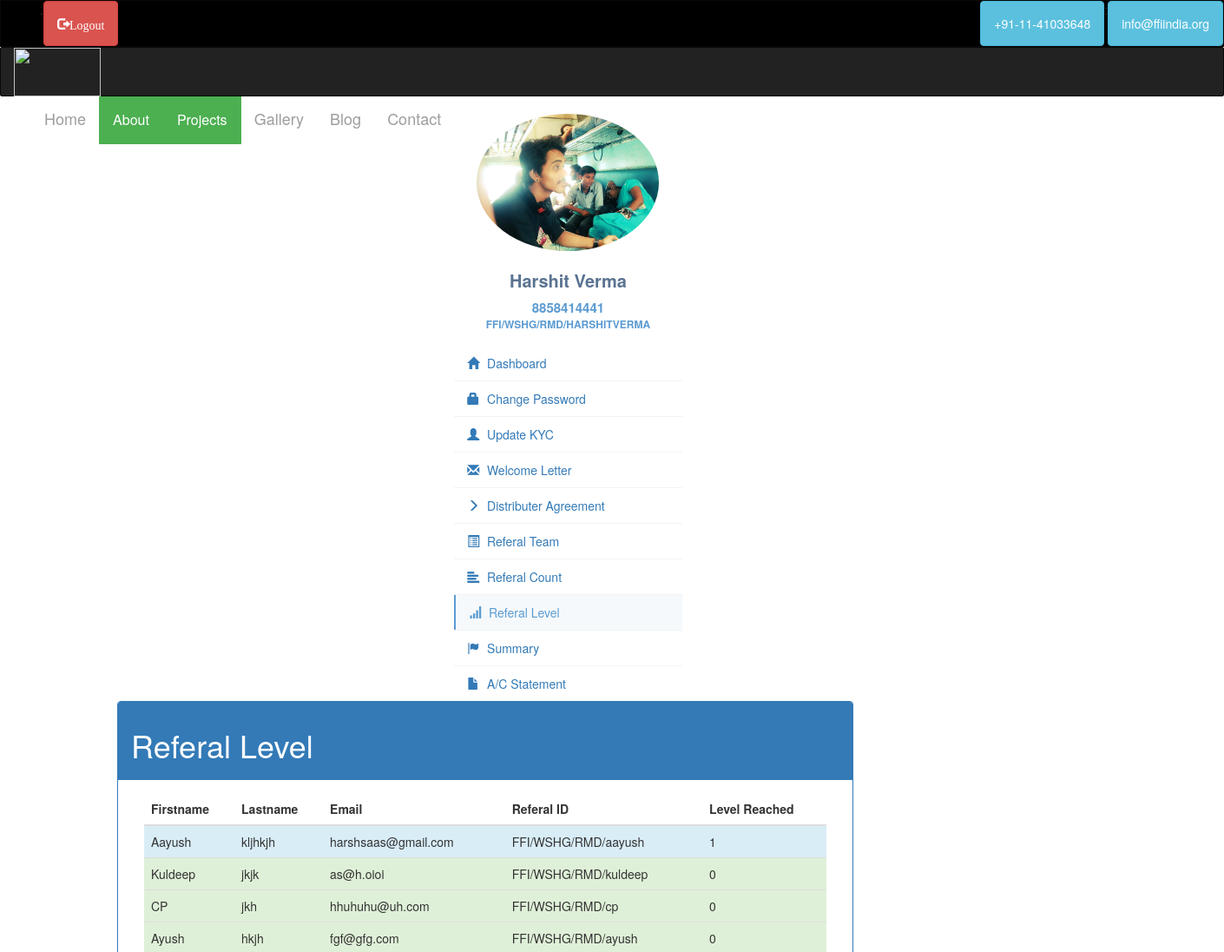
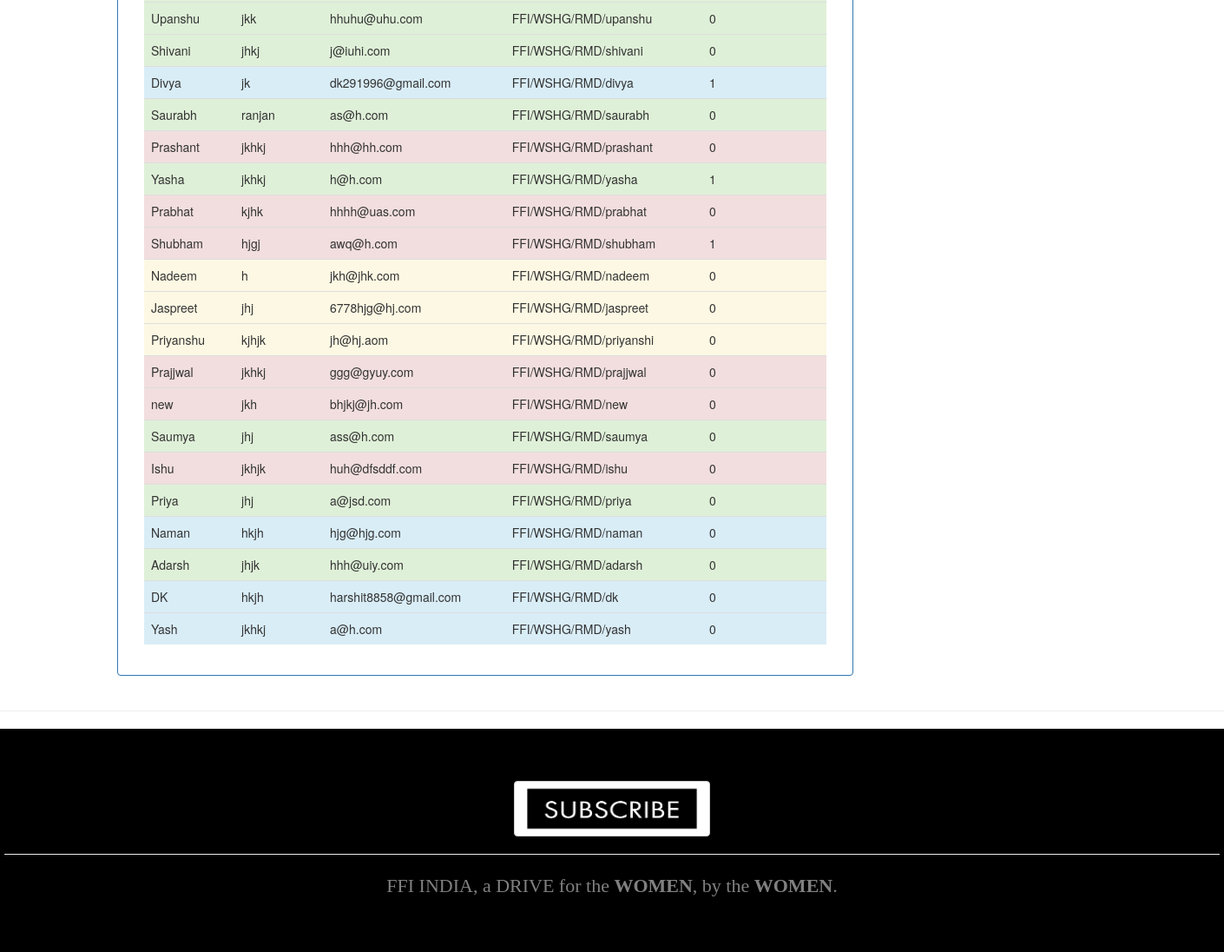
/dashboard/referal_level/ (signed in), run on the app's committed database (2 pictures, top to bottom).
### nhdo_main/models.py (models this page shows, shortened)
class Profile(models.Model):
    user = models.OneToOneField(User, unique=True, on_delete=models.CASCADE)
    referal_id = models.CharField(max_length=40, null=True, blank=True)
    pan_number = models.IntegerField(null=True, blank=True)
    gender = models.CharField(max_length=10, choices=GENDER)
    status = models.CharField(max_length=10, choices=STATUS, default='single')
    birth_date = models.DateField(null=True, blank=True)
    address = models.CharField(max_length=30, null=True, blank=True)
    city = models.CharField(max_length=20, null=True, blank=True)
    pincode = models.IntegerField(null=True, blank=True)
    state = models.CharField(max_length=20, null=True, blank=True)
    mobile_number = models.IntegerField(null=True, blank=True)
    profile_pic = models.FileField(upload_to='profile_pic', blank=True, null=True)
    count1 = models.IntegerField(null=True, blank=True, default=0)
    count2 = models.IntegerField(null=True, blank=True, default=0)
    count3 = models.IntegerField(null=True, blank=True, default=0)
    count4 = models.IntegerField(null=True, blank=True, default=0)
    count5 = models.IntegerField(null=True, blank=True, default=0)
    count6 = models.IntegerField(null=True, blank=True, default=0)
    money1 = models.DecimalField(decimal_places=2, max_digits=10, null=True, blank=True, default=0)
    money2 = models.DecimalField(decimal_places=2, max_digits=10, null=True, blank=True, default=0)
    money3 = models.DecimalField(decimal_places=2, max_digits=10, null=True, blank=True, default=0)
    money4 = models.DecimalField(decimal_places=2, max_digits=10, null=True, blank=True, default=0)
    money5 = models.DecimalField(decimal_places=2, max_digits=10, null=True, blank=True, default=0)
    money6 = models.DecimalField(decimal_places=2, max_digits=10, null=True, blank=True, default=0)
    money = models.DecimalField(decimal_places=2, max_digits=10, null=True, blank=True, default=0)
    total = models.IntegerField(default=0, null=True, blank=True)
    your_referal = models.CharField(max_length=40, default='none')
    level_reached = models.CharField(max_length=20, default=0)

### dashboard/views.py (the view)
def referal_level(request):
    ref = Profile.objects.get(user=request.user)
    x = Profile.objects.all()
    value8 = "active"
    return render(request, 'dashboard/referal_level.html', {'referrar':ref, 'x':x, 'value8':value8})

### templates/dashboard/referal_level.html (shortened to what this page needs)
{% extends 'base.html' %}
{% block content %}
<div class="panel panel-primary">
      <div class="panel-heading"><h1>Referal Level</h1></div>
      <div class="panel-body">
<div class="container" style="width:100%">
  <table class="table">
    <thead>
      <tr>
        <th>Firstname</th>
        <th>Lastname</th>
        <th>Email</th>
        <th>Referal ID</th>
        <th>Level Reached</th>
      </tr>
    </thead>
    <tbody>
        {% for i in x %}
            {% ifequal referrar.your_referal i.referal_id %}
                <tr class="info">
                    <td>{{ i.user.first_name }}</td>
                    <td>{{ i.user.last_name }}</td>
                    <td>{{ i.user.email }}</td>
                    <td>{{ i.user.profile.your_referal }}</td>
                    <td>{{ i.user.profile.level_reached }}</td>
                </tr>
                {% for j in x %}
                    {% ifequal i.user.profile.your_referal j.referal_id %}
                    <tr class="success">
                        <td>{{ j.user.first_name }}</td>
                        <td>{{ j.user.last_name }}</td>
                        <td>{{ j.user.email }}</td>
                        <td>{{ j.user.profile.your_referal }}</td>
                        <td>{{ j.user.profile.level_reached }}</td>
                    </tr>
                    {% for k in x %}
                        {% ifequal j.user.profile.your_referal k.referal_id %}
                            <tr class="danger">
                                <td>{{ k.user.first_name }}</td>
                                <td>{{ k.user.last_name }}</td>
                                <td>{{ k.user.email }}</td>
                                <td>{{ k.user.profile.your_referal }}</td>
                                <td>{{ k.user.profile.level_reached }}</td>
                            </tr>
                            {% for l in x %}
                                {% ifequal k.user.profile.your_referal l.referal_id %}
                                    <tr class="warning">
                                        <td>{{ l.user.first_name }}</td>
                                        <td>{{ l.user.last_name }}</td>
                                        <td>{{ l.user.email }}</td>
                                        <td>{{ l.user.profile.your_referal }}</td>
                                        <td>{{ l.user.profile.level_reached }}</td>
                                    </tr>
                                {% endifequal %}
                            {% endfor %}
                        {% endifequal %}
                    {% endfor %}
                {% endifequal %}
            {% endfor %}
        {% endifequal %}
    {% endfor %}
    </tbody>
  </table>
</div>
      </div></div>
{% endblock %}

### templates/base.html (shortened to what this page needs)
<!DOCTYPE html>
<html>
<head>
	{% load staticfiles %}
	<link rel="stylesheet" type="text/css" href="{% static 'css/bootstrap.min.css' %}">
</head>
<body class="body" style="overflow-x:hidden;">
<div id="overlay">
<nav class="navbar navbar-inverse" style="border-radius:0px; height:50%; background-color:#000000;">
            <div class="container-fluid">
                <ul class="nav navbar-nav">
						<li><a href="{% url 'home' %}"></a></li>
					<li> . </li>
                    {% if user.is_authenticated %}
                    <li>
                        <a href="/logout/" style="color:white" class="btn btn-danger"><span class="glyphicon glyphicon-log-out">Logout</span></a>
                    </li>
                    {% else %}
                    <li class="{{rnav}}">
                        <a href="{% url 'signup' %}" style="color:white" class="btn btn-warning"><span class="glyphicon glyphicon-new-window" style="font-size:15px">Register</span></a>
                    </li>
                    {% endif %}
                </ul>
              <ul class="nav navbar-nav navbar-right">
				  <li ><a class="btn btn-info"><span style="color:white" class="glyphicons glyphicons-phone-alt"> +91-11-41033648 </span></a></li>
				  <li> : </li>
				  <li ><a class="btn btn-info"><span style="color:white" class="glyphicons glyphicons-envelope"> info@ffiindia.org </span></a></li>
              </ul>
            </div>
          </nav>
        <nav class="navbar navbar-inverse" style="margin-top:-20px; border-radius:2px;height:57px">
            <div class="container-fluid">
              <div class="navbar-header">
                <a href="{% url 'home' %}"><img style="width: 45%; margin:0 auto;" src="https://i.imgur.com/mjW1oPJ.png" height="56px"/></a>
              <ul class="nav navbar-nav navbar-right">
                <li style="font-size:18px;" class="{{nav1}}"><a href="{% url 'home' %}">Home</a></li>
					  <li  style="font-size:15px;" class="dropdown">
                        <div class="dropbtn">About</div>
						  <li  style="font-size:15px;" class="dropdown">
                        <div class="dropbtn">Projects</div>
                </li>
                </li>
                <li style="font-size:18px;" class="{{nav3}}"><a href="{% url 'gallery' %}">Gallery</a></li>
			    <li style="font-size:18px;" class="{{nav4}}"><a href="{% url 'blog' %}">Blog</a></li>
                <li style="font-size:18px;" class="{{nav5}}"><a href="{% url 'contact' %}">Contact</a></li>
            </ul>
            </div>
          </nav>
<div class="container">
    <div class="row profile">
		{% if user.is_authenticated %}
		<div class="col-sm-3">
			<div class="profile-sidebar">
				<div class="profile-userpic">
					<center>
						{% if request.user.profile.profile_pic %}
							<div class="profile-userpic"> <img src="{{request.user.profile.profile_pic.url}}" align="middle" class="img-circle" width="120px" height="120px"/></div>
						{% else %}
							<div class="profile-userpic"> <img src="https://www.vccircle.com/wp-content/uploads/2017/03/default-profile.png?w=300" align="middle" class="img-circle" width="120px" height="120px"/></div>
						{% endif %}
					</center>
				</div>
				<div class="profile-usertitle">
					<div class="profile-usertitle-name">
						<span style="font-size:20px"> {{ request.user.first_name }} {{ request.user.last_name }}</span>
					</div>
					<div class="profile-usertitle-job">
						<span style="font-size:15px"> {{ request.user.profile.mobile_number }}</span><br/>
						<span style="font-size:12px"> {{ request.user.profile.your_referal }}</span>
					</div>
				</div>
				<div class="profile-usermenu">
					<ul class="nav">
						<li class={{value1}}>
							<a href="{% url 'dashboard' %}">
							<i class="glyphicon glyphicon-home"></i>
							Dashboard </a>
						</li>
						<li class={{value2}}>
							<a href="{% url 'change_password' %}">
							<i class="glyphicon glyphicon-lock"></i>
							Change Password</a>
						</li>
						<li class={{value3}}>
							<a href="{% url 'update_kyc' %}">
							<i class="glyphicon glyphicon-user"></i>
							Update KYC</a>
						</li>
						<li class={{value4}}>
							<a href="{% url 'welcome_letter' %}">
							<i class="glyphicon glyphicon-envelope"></i>
							Welcome Letter </a>
						</li>
						<li class={{value5}}>
							<a href="{% url 'distributer_agreement' %}">
							<i class="glyphicon glyphicon-menu-right"></i>
							Distributer Agreement</a>
						</li>
						<li class={{value6}}>
							<a href="{% url 'referal_team' %}">
							<i class="glyphicon glyphicon-list-alt"></i>
							Referal Team</a>
						</li>
						<li class={{value7}}>
							<a href="{% url 'referal_counts' %}">
							<i class="glyphicon glyphicon-align-left"></i>
							Referal Count</a>
						</li>
						<li class={{value8}}>
							<a href="{% url 'referal_level' %}">
							<i class="glyphicon glyphicon-signal"></i>
							Referal Level</a>
						</li>
						<li class={{value9}}>
							<a href="{% url 'summary' %}">
							<i class="glyphicon glyphicon-flag"></i>
							Summary</a>
						</li>
						<li class={{value10}}>
							<a href="{% url 'ac_statement' %}">
							<i class="glyphicon glyphicon-file"></i>
							A/C Statement</a>
						</li>
					</ul>
				</div>
			</div>
		</div>
		{% endif %}
		{% if user.is_authenticated %}
			<div class="col-sm-9" style="width:75%;align:left">
		{% else %}
			<div class="col-sm-12" style="width:100%">
		{% endif %}
	{% block content %}
	{% endblock %}
			</div>
	</div>
	</div>
<hr/>
<link rel="stylesheet" href="https://maxcdn.bootstrapcdn.com/bootstrap/3.3.7/css/bootstrap.min.css" />
<div style="width:100%; background-color:black; color:white; text-align:center; padding: 60px 0;">
	<a href="/newsletter/" class="btn btn-default" ><img
														width="200px"
														height="50px"></a>
	<hr width="1400px"/>
	<span class="warning" style="color:grey;font-size:22px;font-family:georgia">FFI INDIA, a DRIVE for the <b>WOMEN</b>, by the <b>WOMEN</b>.</span>
</div>
	</div>
</body>
</html>

### templates/base.html (style rules this page uses)
body { background: #FFFFFF; }
.profile { margin: 0px 0; }
.profile-sidebar { padding: 0% 0% 0% 0%; background: #fff; }
.profile-userpic img { float: none; margin: 0 auto; width: 80%; height: 50%; -webkit-border-radius: 50% !important; -moz-border-radius: 50% !important; border-radius: 50% !important; }
.profile-usertitle { text-align: center; margin-top: 20px; }
.profile-usertitle-name { color: #5a7391; font-size: 16px; font-weight: 600; margin-bottom: 7px; }
.profile-usertitle-job { text-transform: uppercase; color: #5b9bd1; font-size: 12px; font-weight: 600; margin-bottom: 15px; }
.profile-usermenu { margin-top: 0px; }
.profile-usermenu ul li { border-bottom: 1px solid #f0f4f7; }
.profile-usermenu ul li:last-child { border-bottom: none; }
.profile-usermenu ul li a { color: #fffff; font-size: 14px; font-weight: 400; }
.profile-usermenu ul li a i { margin-right: 5px; font-size: 14px; }
.profile-usermenu ul li.active { background-color: #fafcfd; color: #555555; }
.profile-usermenu ul li.active a { color: #5b9bd1; background-color: #f6f9fb; border-left: 2px solid #5b9bd1; margin-left: 0px; }
.dropbtn { background-color: #4CAF50; color: white; padding: 16px; font-size: 16px; border: none; cursor: pointer; }
.dropdown { position: relative; display: inline-block; }
body { font-family: "Lato", sans-serif; transition: background-color .5s; }
#overlay { position: relative; }

### data on the page
Profile: user.first_name "Aayush", user.last_name "kljhkjh", user.email "harshsaas@gmail.com", user.profile.your_referal "FFI/WSHG/RMD/aayush", user.profile.level_reached "1"
Profile: user.first_name "Kuldeep", user.last_name "jkjk", user.email "as@h.oioi", user.profile.your_referal "FFI/WSHG/RMD/kuldeep", user.profile.level_reached "0"
Profile: user.first_name "CP", user.last_name "jkh", user.email "hhuhuhu@uh.com", user.profile.your_referal "FFI/WSHG/RMD/cp", user.profile.level_reached "0"
Profile: user.first_name "Ayush", user.last_name "hkjh", user.email "fgf@gfg.com", user.profile.your_referal "FFI/WSHG/RMD/ayush", user.profile.level_reached "0"
Profile: user.first_name "Upanshu", user.last_name "jkk", user.email "hhuhu@uhu.com", user.profile.your_referal "FFI/WSHG/RMD/upanshu", user.profile.level_reached "0"
Profile: user.first_name "Shivani", user.last_name "jhkj", user.email "j@iuhi.com", user.profile.your_referal "FFI/WSHG/RMD/shivani", user.profile.level_reached "0"
Profile: user.first_name "Divya", user.last_name "jk", user.email "dk291996@gmail.com", user.profile.your_referal "FFI/WSHG/RMD/divya", user.profile.level_reached "1"
Profile: user.first_name "Saurabh", user.last_name "ranjan", user.email "as@h.com", user.profile.your_referal "FFI/WSHG/RMD/saurabh", user.profile.level_reached "0"
Profile: user.first_name "Prashant", user.last_name "jkhkj", user.email "hhh@hh.com", user.profile.your_referal "FFI/WSHG/RMD/prashant", user.profile.level_reached "0"
Profile: user.first_name "Yasha", user.last_name "jkhkj", user.email "h@h.com", user.profile.your_referal "FFI/WSHG/RMD/yasha", user.profile.level_reached "1"
Profile: user.first_name "Prabhat", user.last_name "kjhk", user.email "hhhh@uas.com", user.profile.your_referal "FFI/WSHG/RMD/prabhat", user.profile.level_reached "0"
Profile: user.first_name "Shubham", user.last_name "hjgj", user.email "awq@h.com", user.profile.your_referal "FFI/WSHG/RMD/shubham", user.profile.level_reached "1"
Profile: user.first_name "Nadeem", user.last_name "h", user.email "jkh@jhk.com", user.profile.your_referal "FFI/WSHG/RMD/nadeem", user.profile.level_reached "0"
Profile: user.first_name "Jaspreet", user.last_name "jhj", user.email "6778hjg@hj.com", user.profile.your_referal "FFI/WSHG/RMD/jaspreet", user.profile.level_reached "0"
Profile: user.first_name "Priyanshu", user.last_name "kjhjk", user.email "jh@hj.aom", user.profile.your_referal "FFI/WSHG/RMD/priyanshi", user.profile.level_reached "0"
Profile: user.first_name "Prajjwal", user.last_name "jkhkj", user.email "ggg@gyuy.com", user.profile.your_referal "FFI/WSHG/RMD/prajjwal", user.profile.level_reached "0"
Profile: user.first_name "new", user.last_name "jkh", user.email "bhjkj@jh.com", user.profile.your_referal "FFI/WSHG/RMD/new", user.profile.level_reached "0"
Profile: user.first_name "Saumya", user.last_name "jhj", user.email "ass@h.com", user.profile.your_referal "FFI/WSHG/RMD/saumya", user.profile.level_reached "0"
Profile: user.first_name "Ishu", user.last_name "jkhjk", user.email "huh@dfsddf.com", user.profile.your_referal "FFI/WSHG/RMD/ishu", user.profile.level_reached "0"
Profile: user.first_name "Priya", user.last_name "jhj", user.email "a@jsd.com", user.profile.your_referal "FFI/WSHG/RMD/priya", user.profile.level_reached "0"
Profile: user.first_name "Naman", user.last_name "hkjh", user.email "hjg@hjg.com", user.profile.your_referal "FFI/WSHG/RMD/naman", user.profile.level_reached "0"
Profile: user.first_name "Adarsh", user.last_name "jhjk", user.email "hhh@uiy.com", user.profile.your_referal "FFI/WSHG/RMD/adarsh", user.profile.level_reached "0"
Profile: user.first_name "DK", user.last_name "hkjh", user.email "harshit8858@gmail.com", user.profile.your_referal "FFI/WSHG/RMD/dk", user.profile.level_reached "0"
Profile: user.first_name "Yash", user.last_name "jkhkj", user.email "a@h.com", user.profile.your_referal "FFI/WSHG/RMD/yash", user.profile.level_reached "0"

### other printed values
{{ request.user.first_name }} "Harshit"
{{ request.user.last_name }} "Verma"
{{ request.user.profile.mobile_number }} "8858414441"
{{ request.user.profile.your_referal }} "FFI/WSHG/RMD/HARSHITVERMA"
